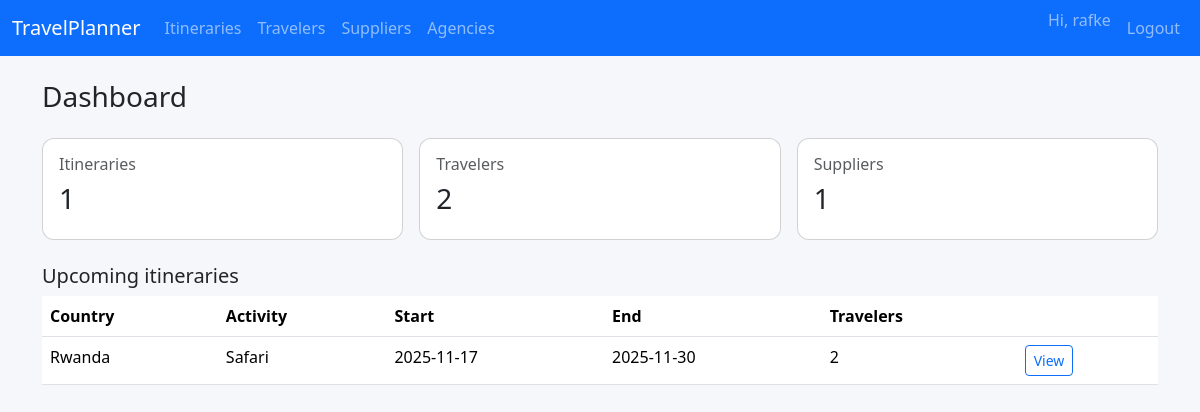
Page /dashboard (signed in) on the earlier database version.
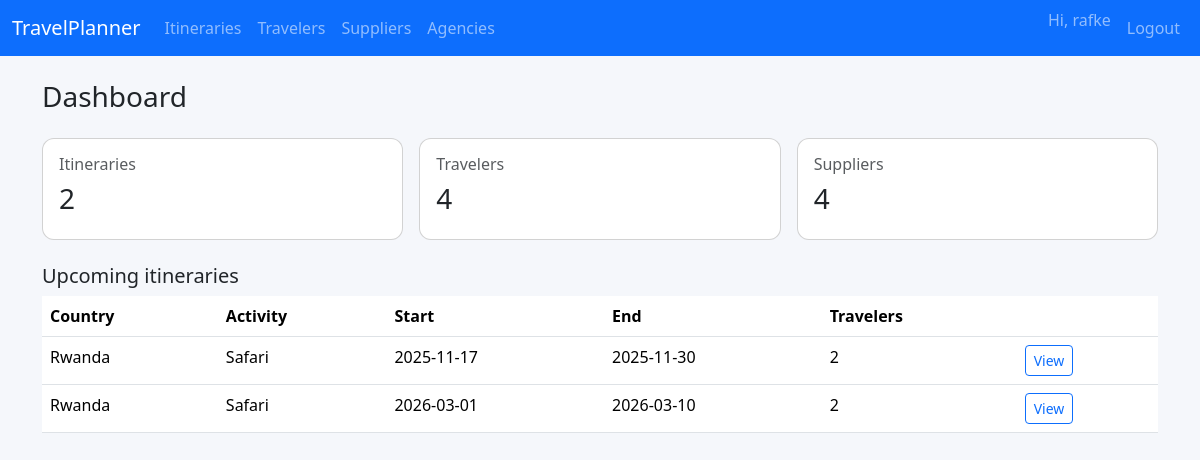
Same page on the later database version.
### models.py (models this page shows)
class Itinerary(db.Model):
    id = db.Column(db.String(36), primary_key=True)
    agency_id = db.Column(db.String(36), db.ForeignKey("agency.id"))
    number_of_travelers = db.Column(db.Integer)
    budget = db.Column(db.Numeric)
    country = db.Column(db.String(255))
    activity_type = db.Column(db.String(255))
    start_date = db.Column(db.Date)
    end_date = db.Column(db.Date)
    agency = db.relationship("Agency", back_populates="itineraries")
    travelers = db.relationship(
        "Traveler",
        secondary="itinerary_traveler",
        back_populates="itineraries",
    )
    suppliers = db.relationship(
        "Supplier",
        secondary="itinerary_supplier",
        back_populates="itineraries",
    )

### app.py (the view)
    @app.route("/dashboard")
    @login_required
    def dashboard():
        return render_template(
            "dashboard.html",
            itinerary_count=Itinerary.query.count(),
            traveler_count=Traveler.query.count(),
            supplier_count=Supplier.query.count(),
            upcoming_itineraries=Itinerary.query.filter(
                Itinerary.start_date >= date.today()
            )
            .order_by(Itinerary.start_date)
            .limit(5)
            .all(),
        )

### templates/dashboard.html (shortened to what this page needs)
{% extends "base.html" %}
{% block content %}
<h3 class="mb-4">Dashboard</h3>
<div class="row g-3 mb-4">
  <div class="col-md-4">
    <div class="card stat-card">
      <div class="card-body">
        <h6 class="text-muted">Itineraries</h6>
        <h3>{{ itinerary_count }}</h3>
      </div>
    </div>
  </div>
  <div class="col-md-4">
    <div class="card stat-card">
      <div class="card-body">
        <h6 class="text-muted">Travelers</h6>
        <h3>{{ traveler_count }}</h3>
      </div>
    </div>
  </div>
  <div class="col-md-4">
    <div class="card stat-card">
      <div class="card-body">
        <h6 class="text-muted">Suppliers</h6>
        <h3>{{ supplier_count }}</h3>
      </div>
    </div>
  </div>
</div>
<h5>Upcoming itineraries</h5>
<table class="table table-hover">
  <thead>
    <tr>
      <th>Country</th>
      <th>Activity</th>
      <th>Start</th>
      <th>End</th>
      <th>Travelers</th>
      <th></th>
    </tr>
  </thead>
  <tbody>
    {% for it in upcoming_itineraries %}
    <tr>
      <td>{{ it.country }}</td>
      <td>{{ it.activity_type }}</td>
      <td>{{ it.start_date }}</td>
      <td>{{ it.end_date }}</td>
      <td>{{ it.number_of_travelers }}</td>
      <td>
        <a href="{{ url_for('itinerary_detail', itinerary_id=it.id) }}" class="btn btn-sm btn-outline-primary"
          >View</a
        >
      </td>
    </tr>
    {% else %}
    <tr>
      <td colspan="6" class="text-muted">No upcoming itineraries yet.</td>
    </tr>
    {% endfor %}
  </tbody>
</table>
{% endblock %}

Differences in the rows shown:
added Itinerary: country "Rwanda", activity_type "Safari", start_date "2026-03-01", end_date "2026-03-10", number_of_travelers "2"
Other differences:
{{ itinerary_count }}: "1" → "2"
{{ traveler_count }}: "2" → "4"
{{ supplier_count }}: "1" → "4"
